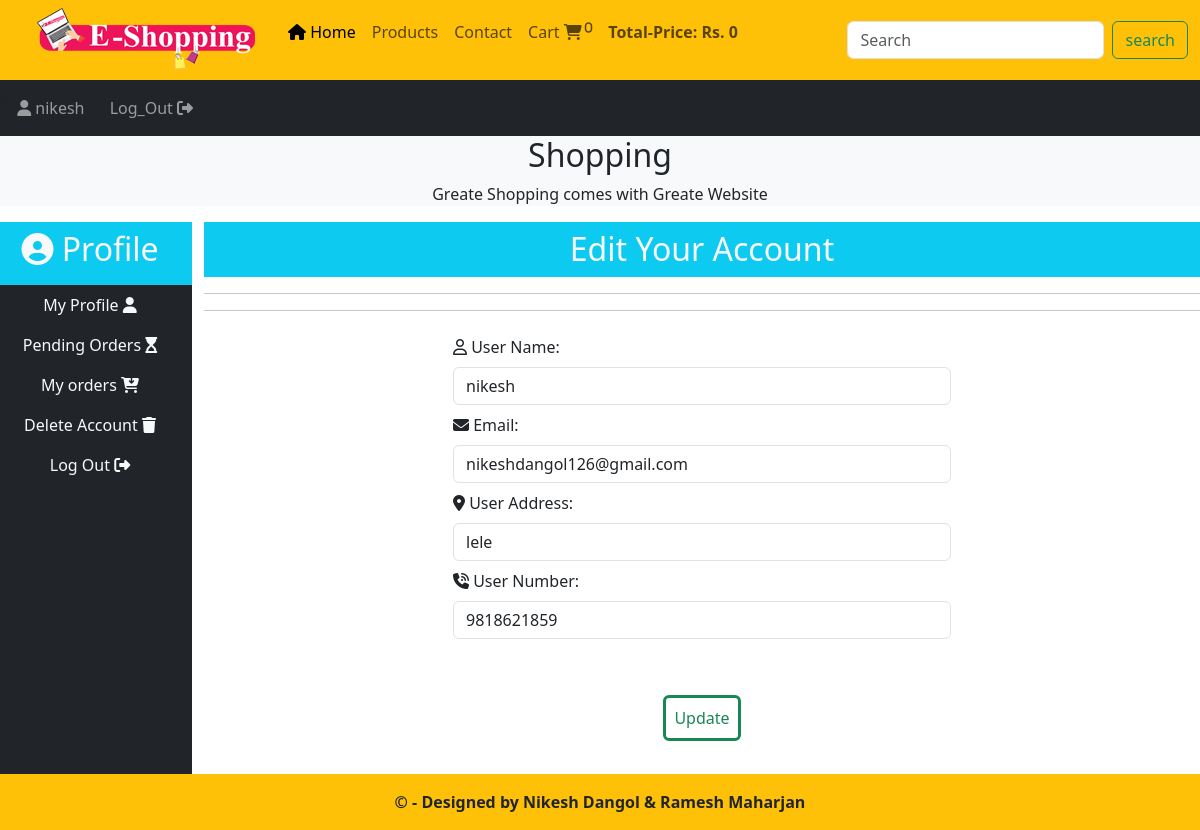
The page /user/profile.php?edit_profile (signed in) on the database its author committed.
### tables this page shows
CREATE TABLE `user` (
  `User_Id` int(11) NOT NULL,
  `user_Name` varchar(100) NOT NULL,
  `User_Email` varchar(50) NOT NULL,
  `user_pass` varchar(255) NOT NULL,
  `user_img` varchar(255) NOT NULL,
  `user_Ip` varchar(50) NOT NULL,
  `user_address` varchar(255) NOT NULL,
  `user_num` varchar(10) NOT NULL
);

### user/edit_profile.php (the view, shortened to what this page needs)
<?php
if(isset($_GET['edit_profile']))
{
    $user_session=$_SESSION['username'];
    $select_query="Select * from `user` where user_Name='$user_session'";
    $execute = mysqli_query($con,$select_query);
    $fetching=mysqli_fetch_assoc($execute);
    $user_name=$fetching['user_Name'];
    $user_email=$fetching['User_Email'];
    $user_add=$fetching['user_address'];
    $user_num=$fetching['user_num'];
}
?>
<!DOCTYPE html>
<html lang="en">
<head>
</head>
<body>
    <h2 class="text-center bg-info text-light p-2">Edit Your Account</h2>
    <hr><hr>
    <form action="" method="post" entype="multipart/form-data">
        <div class="form-outline mt-4 mb-2 w-50 m-auto">
            <label for="user_name" class="form-label"><i class="fa-regular fa-user fa-fade"></i> User Name: </label>
             <input type="text" id="user_name" class="form-control" name="user_Name" value="<?php echo $user_name ?>" autocomplete="off" readonly>
        </div>
        <div class="form-outline mb-2 w-50 m-auto">
            <label for="user_email" class="form-label"><i class="fa-solid fa-envelope"></i> Email: </label>
            <input type="email" id="user_email" class="form-control" name="user_Email" value="<?php echo $user_email ?>" autocomplete="off" readonly>
        </div>
        <div class="form-outline mb-2 w-50 m-auto">
            <label for="user_add" class="form-label"><i class="fa-solid fa-location-dot"></i> User Address: </label>
            <input type="text" id="user_add" class="form-control" name="user_add" value="<?php echo $user_add ?>" autocomplete="off">
        </div>
        <div class="form-outline mb-2 w-50 m-auto">
            <label for="user_num" class="form-label"><i class="fa-solid fa-phone-volume"></i> User Number: </label>
            <input type="text" id="user_num" class="form-control" name="user_num" value="<?php echo $user_num ?>" autocomplete="off">
        </div>
       <p class="text-center"> <input type="submit" value="Update" class="btn btn-outline-success p-2 mt-5 border-3" name="update"></p>
    </form>
</body>
</html>

### user/profile.php (style rules this page uses)
body { overflow-x:hidden; }

### rows shown on the page
user: user_Name "nikesh", user_Email "nikeshdangol126@gmail.com", user_add "lele", user_num "9818621859"

### other values the page prints
$num_of_cart "0"
$total "0"
$_SESSION['username'] "nikesh"
